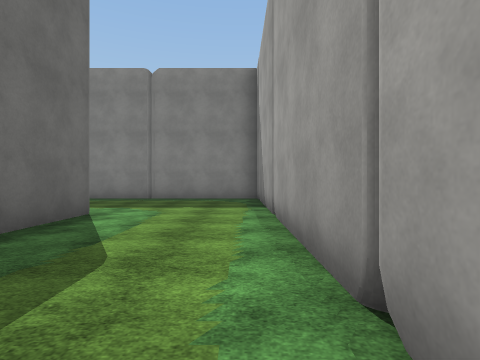
[1] (above)

19 first-person views from a walk through a 3-D level made in the Unity game engine. The camera is 1.4 m above the floor, looks level and sees 80° across. The floor is counted in squares, 2.79 m on a side. Each view is taken from the middle of a square. On the plan, view 1 faces up. The plan holds only what a view shows up to about 9 squares ahead; the rest is blank. The player character is not drawn. Surface patterns are stand-ins for the level's own textures.

[2]
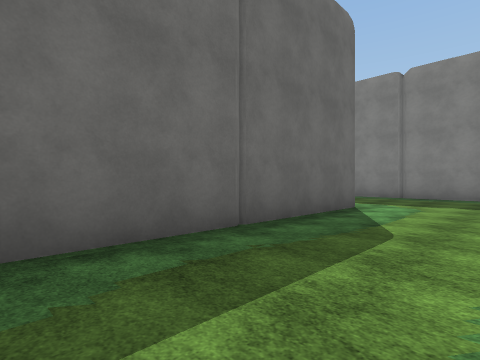

[3]
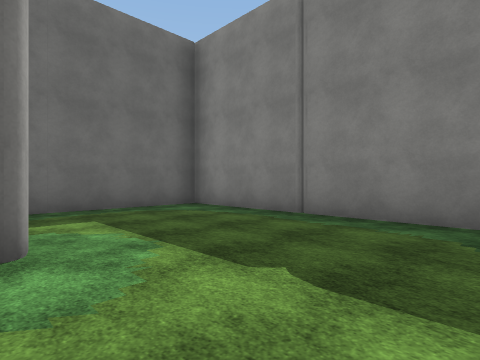

[4]
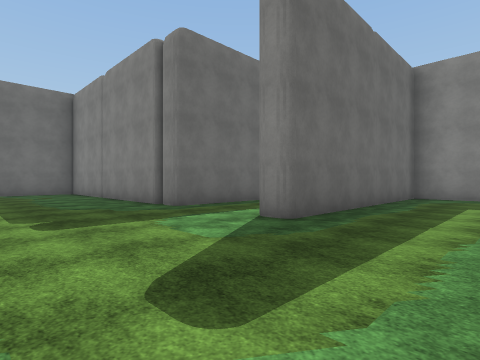

[5]
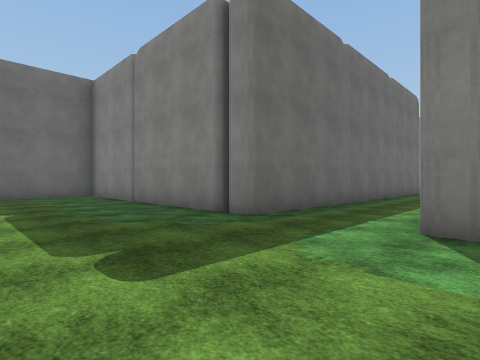

[6]
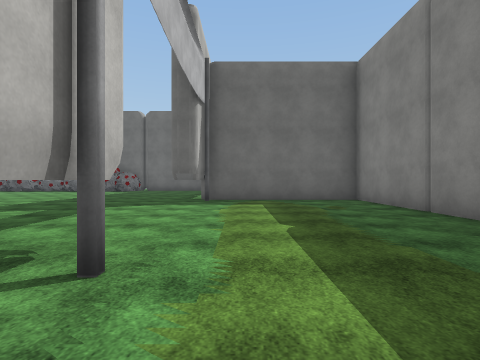

[7]
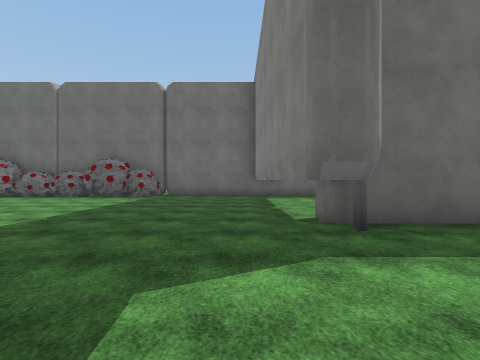

[8]
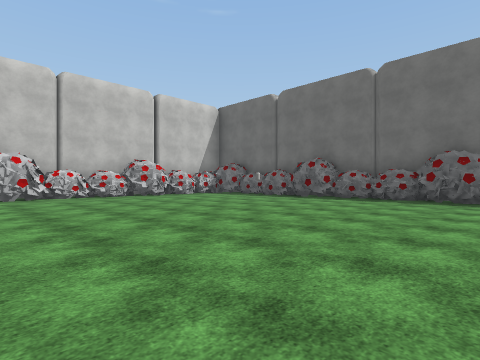

[9]
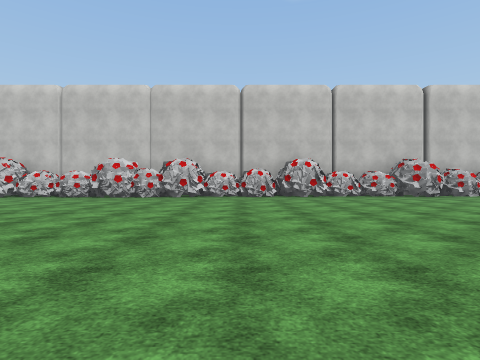

[10]
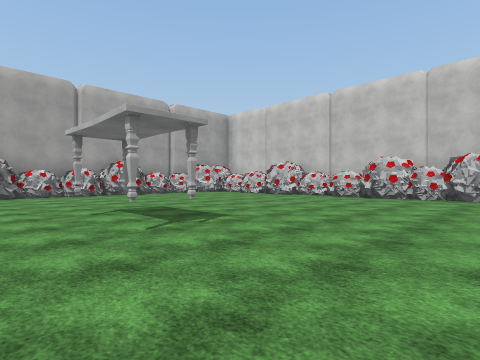

[11]
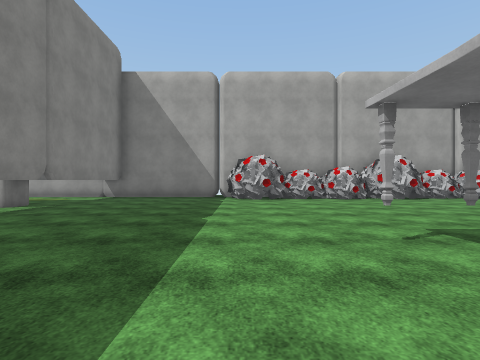

[12]
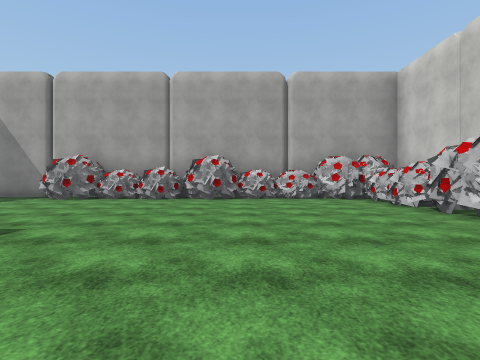

[13]
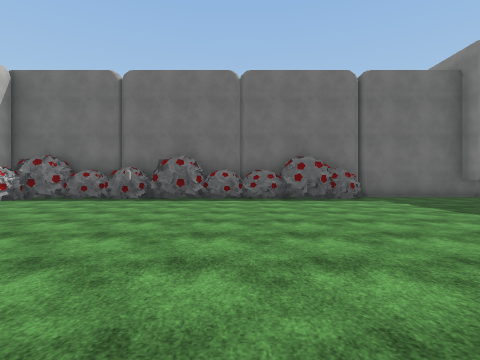

[14]
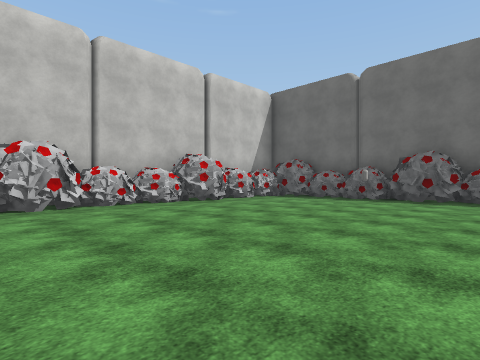

[15]
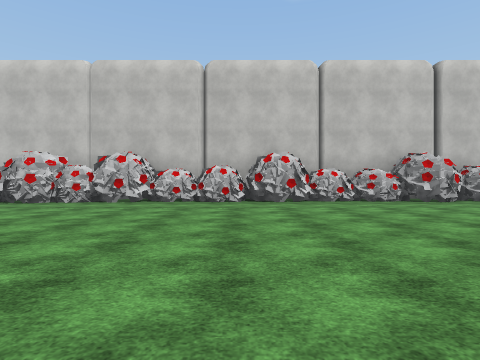

[16]
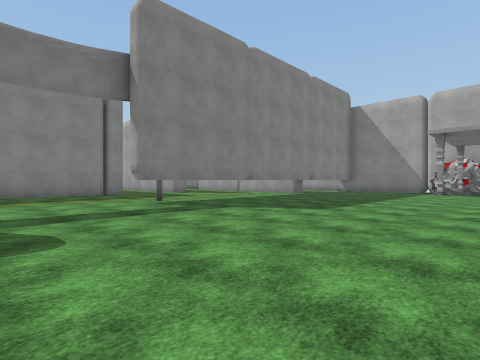

[17]
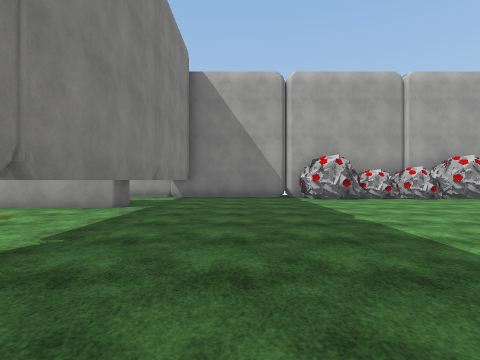

[18]
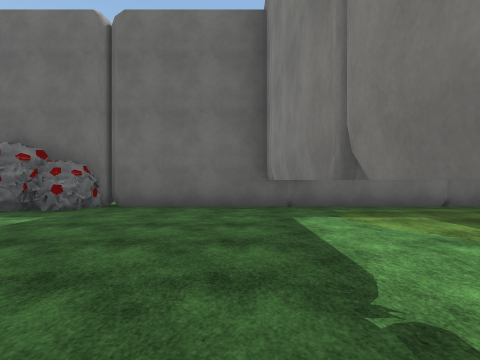

[19]
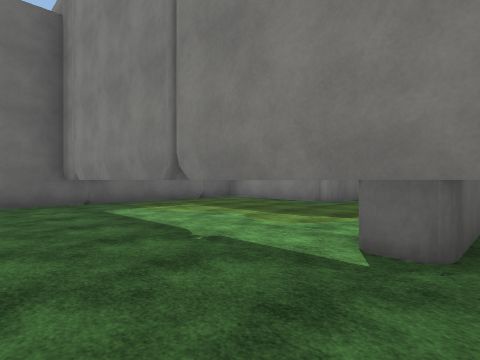

### Floor plan
Key: @ floor where view 1 was taken; # wall or solid block; . floor; T thing the floor can be seen under or through; O other object.
Columns run from 21 left of view 1 to 1 right of it. Each row starts with its distance up from view 1.
  9              #.
  8              #. #######
  7              #. #.....#
  6              #. #.....#
  5              #..#.....#
  4              #..#..#..#
  3     #        #..#..#..#
  2 #####.########.....#..#
  1 #.....#............#..#
  0 #.....#............#.@#
 -1 #.....#............T..#
 -2 ########....TTTTTTTTTT#
 -3 #.....................#
 -4 #.....................#
 -5 #.....................#
 -6 #O..................OO#
 -7  O...................O
 -8  O.............O.....O
 -9  O...................O#
-10  O...................O
-11  O.O.................O
-12  O...................O#
-13  O...................O
-14  O..........O.O..O.OO#
-15  OOOOOOOOOOOOOOOOOOOO
-16       #  #

Where each view was taken, in squares from view 1:
view 1: 0 up, 0 right, facing up
view 2: 1 down, 0 right, facing up-left
view 3: 4 up, 0 right, facing up-left
view 4: 1 down, 3 left, facing up-left
view 5: 1 down, 5 left, facing up-left
view 6: 1 down, 7 left, facing left
view 7: 3 down, 11 left, facing left
view 8: 6 down, 12 left, facing down-left
view 9: 6 down, 11 left, facing down
view 10: 6 down, 10 left, facing down-right
view 11: 6 down, 8 left, facing right
view 12: 11 down, 8 left, facing right
view 13: 9 down, 12 left, facing left
view 14: 9 down, 12 left, facing down-left
view 15: 8 down, 12 left, facing down
view 16: 8 down, 12 left, facing up-right
view 17: 4 down, 8 left, facing right
view 18: 3 down, 15 left, facing left
view 19: 4 down, 14 left, facing up-left
